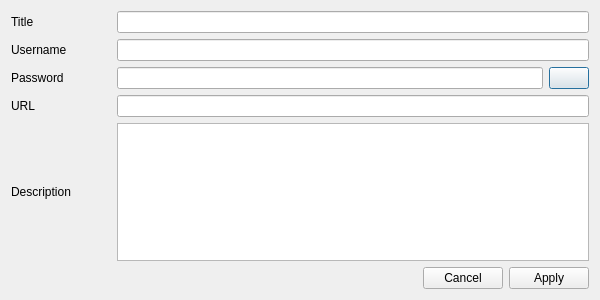
<?xml version="1.0" encoding="UTF-8"?>
<ui version="4.0">
 <class>PasswordDetailsDialog</class>
 <widget class="QDialog" name="PasswordDetailsDialog">
  <property name="geometry">
   <rect>
    <x>0</x>
    <y>0</y>
    <width>600</width>
    <height>300</height>
   </rect>
  </property>
  <property name="windowTitle">
   <string>Dialog</string>
  </property>
  <layout class="QVBoxLayout" name="verticalLayout">
   <item>
    <layout class="QHBoxLayout" name="entry_field">
     <item>
      <widget class="QLabel" name="label">
       <property name="minimumSize">
        <size>
         <width>100</width>
         <height>0</height>
        </size>
       </property>
       <property name="text">
        <string>Title</string>
       </property>
      </widget>
     </item>
     <item>
      <widget class="QLineEdit" name="lineEdit_title"/>
     </item>
    </layout>
   </item>
   <item>
    <layout class="QHBoxLayout" name="entry_field_2">
     <item>
      <widget class="QLabel" name="label_2">
       <property name="minimumSize">
        <size>
         <width>100</width>
         <height>0</height>
        </size>
       </property>
       <property name="text">
        <string>Username</string>
       </property>
      </widget>
     </item>
     <item>
      <widget class="QLineEdit" name="lineEdit_username"/>
     </item>
    </layout>
   </item>
   <item>
    <layout class="QHBoxLayout" name="entry_field_3">
     <item>
      <widget class="QLabel" name="label_3">
       <property name="minimumSize">
        <size>
         <width>100</width>
         <height>0</height>
        </size>
       </property>
       <property name="text">
        <string>Password</string>
       </property>
      </widget>
     </item>
     <item>
      <widget class="QLineEdit" name="lineEdit_password">
       <property name="echoMode">
        <enum>QLineEdit::EchoMode::Password</enum>
       </property>
      </widget>
     </item>
     <item>
      <widget class="QPushButton" name="button_toggle_password_visibility">
       <property name="text">
        <string/>
       </property>
       <property name="icon">
        <iconset>
         <normaloff>icons/show_password.png</normaloff>icons/show_password.png</iconset>
       </property>
       <property name="checkable">
        <bool>true</bool>
       </property>
       <property name="checked">
        <bool>false</bool>
       </property>
      </widget>
     </item>
    </layout>
   </item>
   <item>
    <layout class="QHBoxLayout" name="entry_field_5">
     <item>
      <widget class="QLabel" name="label_5">
       <property name="minimumSize">
        <size>
         <width>100</width>
         <height>0</height>
        </size>
       </property>
       <property name="text">
        <string>URL</string>
       </property>
      </widget>
     </item>
     <item>
      <widget class="QLineEdit" name="lineEdit_url"/>
     </item>
    </layout>
   </item>
   <item>
    <layout class="QHBoxLayout" name="entry_field_4">
     <item>
      <widget class="QLabel" name="label_4">
       <property name="minimumSize">
        <size>
         <width>100</width>
         <height>0</height>
        </size>
       </property>
       <property name="text">
        <string>Description</string>
       </property>
      </widget>
     </item>
     <item>
      <widget class="QTextEdit" name="textEdit_description"/>
     </item>
    </layout>
   </item>
   <item>
    <widget class="QDialogButtonBox" name="buttonBox">
     <property name="orientation">
      <enum>Qt::Orientation::Horizontal</enum>
     </property>
     <property name="standardButtons">
      <set>QDialogButtonBox::StandardButton::Apply|QDialogButtonBox::StandardButton::Cancel</set>
     </property>
     <property name="centerButtons">
      <bool>false</bool>
     </property>
    </widget>
   </item>
  </layout>
 </widget>
 <resources/>
 <connections>
  <connection>
   <sender>buttonBox</sender>
   <signal>accepted()</signal>
   <receiver>PasswordDetailsDialog</receiver>
   <slot>accept()</slot>
   <hints>
    <hint type="sourcelabel">
     <x>248</x>
     <y>254</y>
    </hint>
    <hint type="destinationlabel">
     <x>157</x>
     <y>274</y>
    </hint>
   </hints>
  </connection>
  <connection>
   <sender>buttonBox</sender>
   <signal>rejected()</signal>
   <receiver>PasswordDetailsDialog</receiver>
   <slot>reject()</slot>
   <hints>
    <hint type="sourcelabel">
     <x>316</x>
     <y>260</y>
    </hint>
    <hint type="destinationlabel">
     <x>286</x>
     <y>274</y>
    </hint>
   </hints>
  </connection>
 </connections>
</ui>
